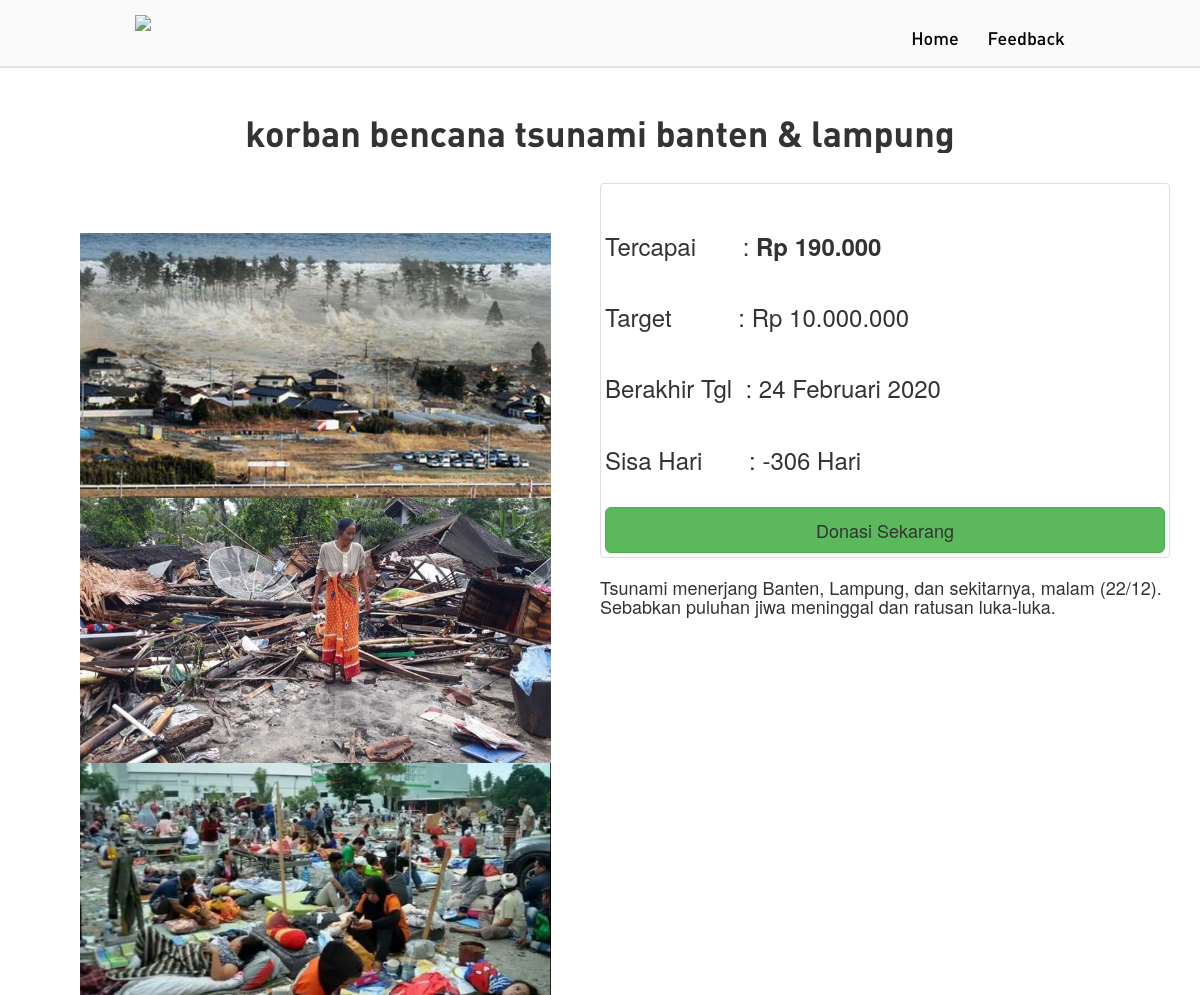
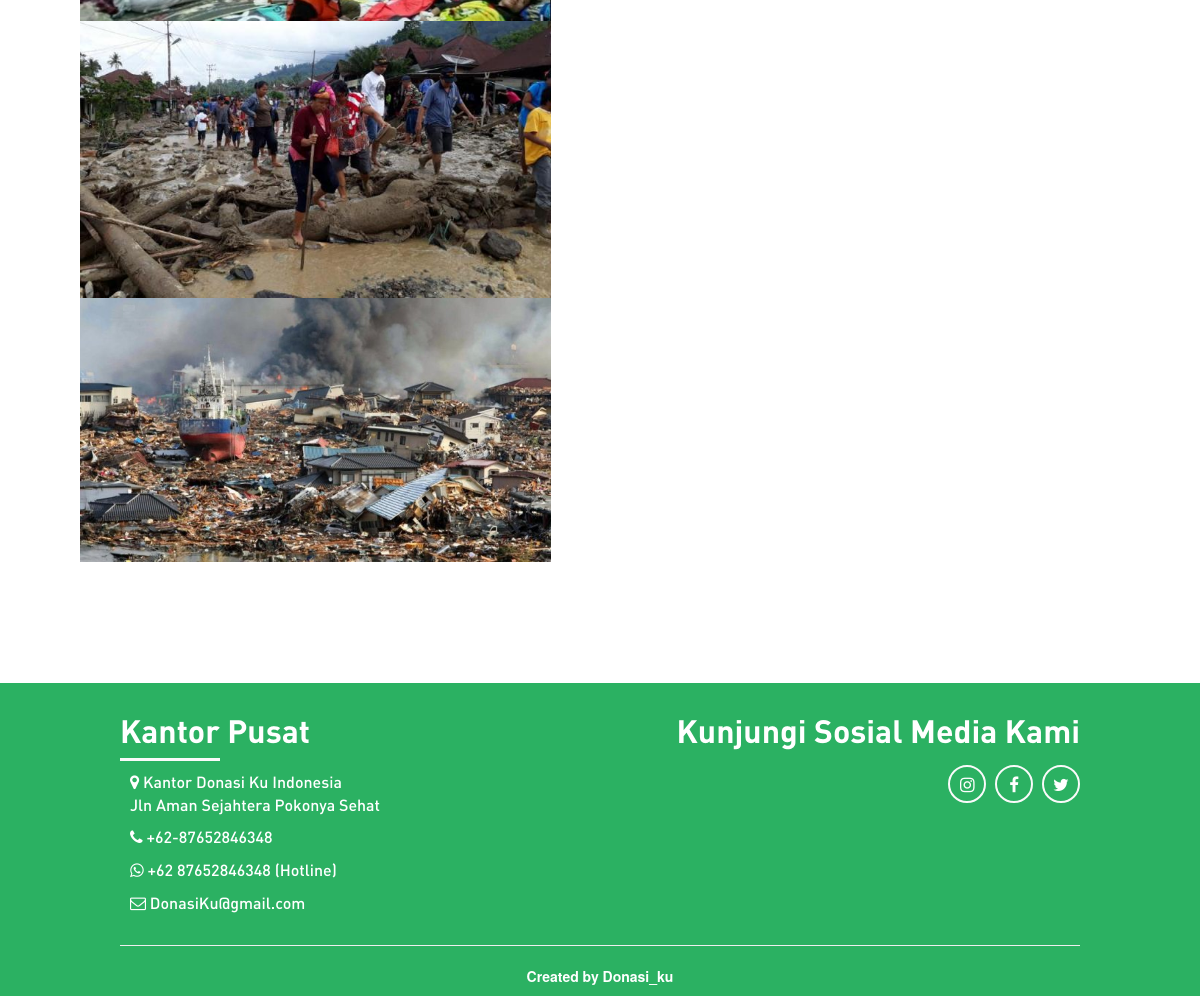
Screenshot of /donasi/detail/1 with the database file from the repository (2 pictures, top to bottom).
### tables this page shows
CREATE TABLE `data_donasi` (
  `id_donasi` int(11) NOT NULL,
  `nama_donasi` text NOT NULL,
  `kategori_donasi` text NOT NULL,
  `target_donasi` text NOT NULL,
  `perolehan_donasi` text NOT NULL,
  `masa_donasi` date NOT NULL,
  `deskripsi_donasi` text NOT NULL,
  `tgl_donasi` date NOT NULL,
  `masa_aktif` int(3) NOT NULL,
  `img1` text NOT NULL,
  `img2` text NOT NULL,
  `img3` text NOT NULL,
  `img4` text NOT NULL,
  `img5` text NOT NULL
);

### application/controllers/Donasi.php (called while the page is built, shortened)
<?php
class Donasi extends CI_Controller {
    public function __construct() {
        $this->load->model('MdlDonasi');
    }
    public function detail($id_donasi){
        $masa_donasi = $this->MdlDonasi->getDonasi('data_donasi')->result();
        foreach($masa_donasi as $item) {
            $dateNow = date('Y-m-d H:m:s');
            $masa_donasi_item = $item->masa_donasi;
            $selisih = strtotime($masa_donasi_item) - strtotime($dateNow);
            $masa_aktif = $selisih/(60*60*24);
            $dataUpdate = array(
                'masa_aktif' => $masa_aktif
            );
                $this->MdlDonasi->masaAktif($dataUpdate, 'data_donasi', $item->id_donasi);
        }
        $where = array('id_donasi' => $id_donasi);
        $data['donasi'] = $this->MdlDonasi->detailDonasi('data_donasi', $where)->result();
        $this->load->view('detailDonasi', $data);
    }
}
?>

### index.php (called while the page is built, shortened)
<?php
require_once BASEPATH.'core/CodeIgniter.php';

### application/models/MdlDonasi.php (called while the page is built, shortened)
<?php
class MdlDonasi extends CI_Model {
    public function detailDonasi($table, $where){
        return $this->db->get_where($table, $where);
    }
    public function masaAktif($data, $table, $where){
        $this->db->where('id_donasi', $where);
        $this->db->update($table, $data);
    }
}
?>

### application/helpers/nominal_helper.php (called while the page is built)
<?php  if ( ! defined('BASEPATH')) exit('No direct script access allowed');
if (!function_exists('nominal')) {
	function nominal($angka){
		$jd = number_format($angka, 0, ' ', '.');
		return $jd;
	}
}

### application/helpers/tanggal_helper.php (called while the page is built, shortened)
<?php  if ( ! defined('BASEPATH')) exit('No direct script access allowed');
if ( ! function_exists('tgl_indo')){
	function tgl_indo($tgl)
	{
		$ubah = gmdate($tgl, time()+60*60*8);
		$pecah = explode("-",$ubah);
		$tanggal = $pecah[2];
		$bulan = bulan($pecah[1]);
		$tahun = $pecah[0];
		return $tanggal.' '.$bulan.' '.$tahun;
	}
}
if ( ! function_exists('bulan')){
	function bulan($bln)
	{
		switch ($bln)
		{
			case 2:
				return "Februari";
				break;
		}
	}
}

### application/views/detailDonasi.php (the view, shortened to what this page needs)
<!DOCTYPE html>
<html>
<head>
    <?php $this->load->view('layout/meta'); ?>
	<?php $this->load->view('layout/css'); ?>
	<link rel="stylesheet" type="text/css" href="https://cdnjs.cloudflare.com/ajax/libs/bootstrap-datepicker/1.8.0/css/bootstrap-datepicker.css">
</head>
<body>
<?php $this->load->view('layout/header'); ?>
    <div class="container-fluid">
        <?php
			foreach($donasi as $row) {
		?>
          <div class="col-md-12 text-center mt-inner">
           <h1 class="elip font-bold" style="margin-bottom: 30px"><?php echo $row->nama_donasi; ?></h1>
        <div class="col-md-6" style="padding: 50px">
        <div class="row">
           <div class="col-md-11 text-left">
           <img src="<?php echo base_url('assets/'.$row->img1); ?>" height="80%" width="110%"/>
           <img src="<?php echo base_url('assets/'.$row->img2); ?>" height="80%" width="110%"/>
           <img src="<?php echo base_url('assets/'.$row->img3); ?>" height="80%" width="110%"/>
           <img src="<?php echo base_url('assets/'.$row->img4); ?>" height="80%" width="110%"/>
           <img src="<?php echo base_url('assets/'.$row->img5); ?>" height="80%" width="110%"/>
           </div>
          </div>
		</div>
        <div class="thumbnail col-md-6">
        <h3 class="eclip text-left mt-inner" >Tercapai &nbsp&nbsp&nbsp&nbsp&nbsp&nbsp: <b><?php echo 'Rp '.nominal($row->perolehan_donasi); ?></b></h3>
        <h3 class="eclip text-left mt-inner" >Target   &nbsp&nbsp&nbsp&nbsp&nbsp&nbsp&nbsp&nbsp&nbsp: <?php echo 'Rp '.nominal($row->target_donasi); ?></h3>
        <h3 class="eclip text-left mt-inner" >Berakhir Tgl &nbsp: <?php echo tgl_indo($row->masa_donasi); ?></h3>
        <h3 class="eclip text-left mt-inner" >Sisa Hari &nbsp&nbsp&nbsp&nbsp&nbsp&nbsp: <?php echo $row->masa_aktif; ?> Hari</h3>
        <a href="<?php echo base_url('/Donatur/register/'.$row->id_donasi); ?>" class="btn btn-success btn-lg btn-block" role="button">Donasi Sekarang</a>
        </div>
        <h4 class="eclip text-left mt-inner"><?php echo $row->deskripsi_donasi; ?></h4>
        <?php } ?>
    </div>
    </div>
<div class="container-fluid">
	<?php $this->load->view('layout/footer'); ?>
</div>
</body>
</html>

### application/views/layout/css.php (shortened to what this page needs)
<link rel="stylesheet" type="text/css" href="<?php echo base_url('assets/front/css/style.css'); ?>">
<link rel="stylesheet" type="text/css" href="<?php echo base_url('assets/front/css/responsive.css'); ?>">
<link rel="stylesheet" type="text/css" href="<?php echo base_url('assets/front/css/bootstrap.min.css'); ?>">
<link rel="stylesheet" type="text/css" href="<?php echo base_url('assets/front/css/font-awesome.min.css'); ?>">
<link rel="stylesheet" type="text/css" href="<?php echo base_url('assets/front/css/hover.css'); ?>">
<link rel="stylesheet" href="https://maxcdn.bootstrapcdn.com/bootstrap/3.3.7/css/bootstrap.min.css">

### application/views/layout/header.php (shortened to what this page needs)
<div class="container-fluid bg-white" id="navbar">
	<div class="row">
		<div class="section font-black-darken">
			<div class="col-md-2 col-xs-8"><a href="<?php echo base_url('/'); ?>"><img src="<?php echo base_url('assets/front/images/cantik.jpg'); ?>" width="100%"></a></div>
			<div class="col-md-10 col-xs-12 font-sm font-medium text-right">
				<ul>
					<li class="hvr-underline-from-left"><a href="<?php echo base_url('/'); ?>">Home</a></li>
					<li class="hvr-underline-from-left"><a href="<?php echo base_url('/feedback/register'); ?>">Feedback</a></li>
				</ul>
			</div>
		</div>
	</div>
</div>

### application/views/layout/footer.php
<div class="row bg-purple-darken font-white" id="footer">
    <div class="section">
        <br>
        <div class="col-md-5">
            <h2 class="font-bold font-lg">Kantor Pusat</h2>
            <section class="line"></section>
            <p class="font-sm font-medium"><i class="fa fa-map-marker"></i> Kantor Donasi Ku Indonesia <br>Jln Aman Sejahtera Pokonya Sehat</p>
            <p class="font-sm font-medium"><i class="fa fa-phone"></i> +62-87652846348</p>
            <p class="font-sm font-medium"><i class="fa fa-whatsapp"></i> +62 87652846348 (Hotline)</p>
            <p class="font-sm font-medium"><i class="fa fa-envelope-o"></i> DonasiKu@gmail.com</p>
        </div>
        <div class="col-md-7 txt-right">
            <h2 class="font-bold font-lg pb-3">Kunjungi Sosial Media Kami</h2>
            <a href="https://instagram.com/Donasiku/" class="follow hvr-rectangle-out"><i class="fa fa-instagram fa-2x"></i></a>
            <a href="https://facebook.com/Donasiku/" class="follow hvr-rectangle-out"><i class="fa fa-facebook fa-2x"></i></a>
            <a href="https://twitter.com/Donasiku" class="follow hvr-rectangle-out"><i class="fa fa-twitter fa-2x"></i></a>
        </div>
        <div class="col-md-12 text-center">
            <hr>
        <div >
            <b>Created by Donasi_ku</b>
        </div>
    </div>
</div>

### assets/front/css/style.css (style rules this page uses)
body, html { margin: 0px; padding: 0px; background-color: #ecf0f1; font-family: "dinpro-regular"; overflow-x: hidden; }
.font-medium { font-family: "dinpro-medium"; }
.font-bold { font-family: "dinpro-bold"; }
.font-white { color: #fafafa; }
.font-black-darken { color: black; }
.font-lg { font-size: 32px; }
.font-sm { font-size: 16px; }
.section { width: 960px; margin: auto; }
h1, h2, h3, h4, h5, h6, p { margin: 0px; }
a, a:hover { text-decoration: none !important; color: inherit !important; }
.bg-purple-darken { background-color:rgb(43, 177, 98); }
.bg-white { background-color: #fafafa; }
.btn { transition-duration: 0.5s; -webkit-transition-duration: 0.5s; -moz-transition-duration: 0.5s; -o-transition-duration: 0.5s; }
#navbar { position: fixed; left: 0px; right: 0px; top: 0px; border-bottom: 2px solid #e1e1e1; z-index: 2147483648; }
#navbar img { padding: 15px 0; }
#navbar ul { margin-top: 25px; }
#navbar ul li { list-style: none; padding-bottom: 5px; display: inline-block; margin-left: 25px; }
#navbar .hvr-underline-from-left:before { background: green; height: 3px; margin-right: 1px; }
.hvr-underline-from-left a, .dropdown-menu button { font-size: 18px; }
#navbar li:last-child { margin-left: 25px; }
a { color:#c41617; }
#footer { padding: 10px 0; }
#footer h2 { margin: 0px; padding-bottom: 0px; }
#footer div { padding: 0 0px; }
.line { width: 100px; height: 3px; background-color: #fafafa; margin: 10px 0; }
#footer p { padding: 100px 0; }
#footer .follow { border-radius: 100px; border: 2px solid #fafafa; width: 38px; height: 38px; padding: 8px; text-align: center; margin-left: 5px; }
#footer .col-md-5 p { margin-left: 10px; padding: 0px; }
#footer .fa-2x { font-size: 17px; }
#footer .hvr-rectangle-out:before { background-color:rgb(241, 164, 48); }
.txt-right { text-align: right; }
.pb-3 { padding-bottom: 3% !important; }
.font-white { color: white !important; }
.mt-inner { margin-top: 8%; margin-bottom: 6%; }
.elip { text-overflow: ellipsis; overflow: hidden; white-space: nowrap; }

### rows the page displays
data_donasi: nama_donasi "korban bencana tsunami banten & lampung", img1 (picture), img2 (picture), img3 (picture), img4 (picture), img5 (picture), perolehan_donasi "190.000", target_donasi "10.000.000", masa_donasi "24 Februari 2020", masa_aktif "-306", deskripsi_donasi "Tsunami menerjang Banten, Lampung, dan sekitarnya, malam (22/12). Sebabkan puluhan jiwa meninggal dan ratusan luka-luka."
